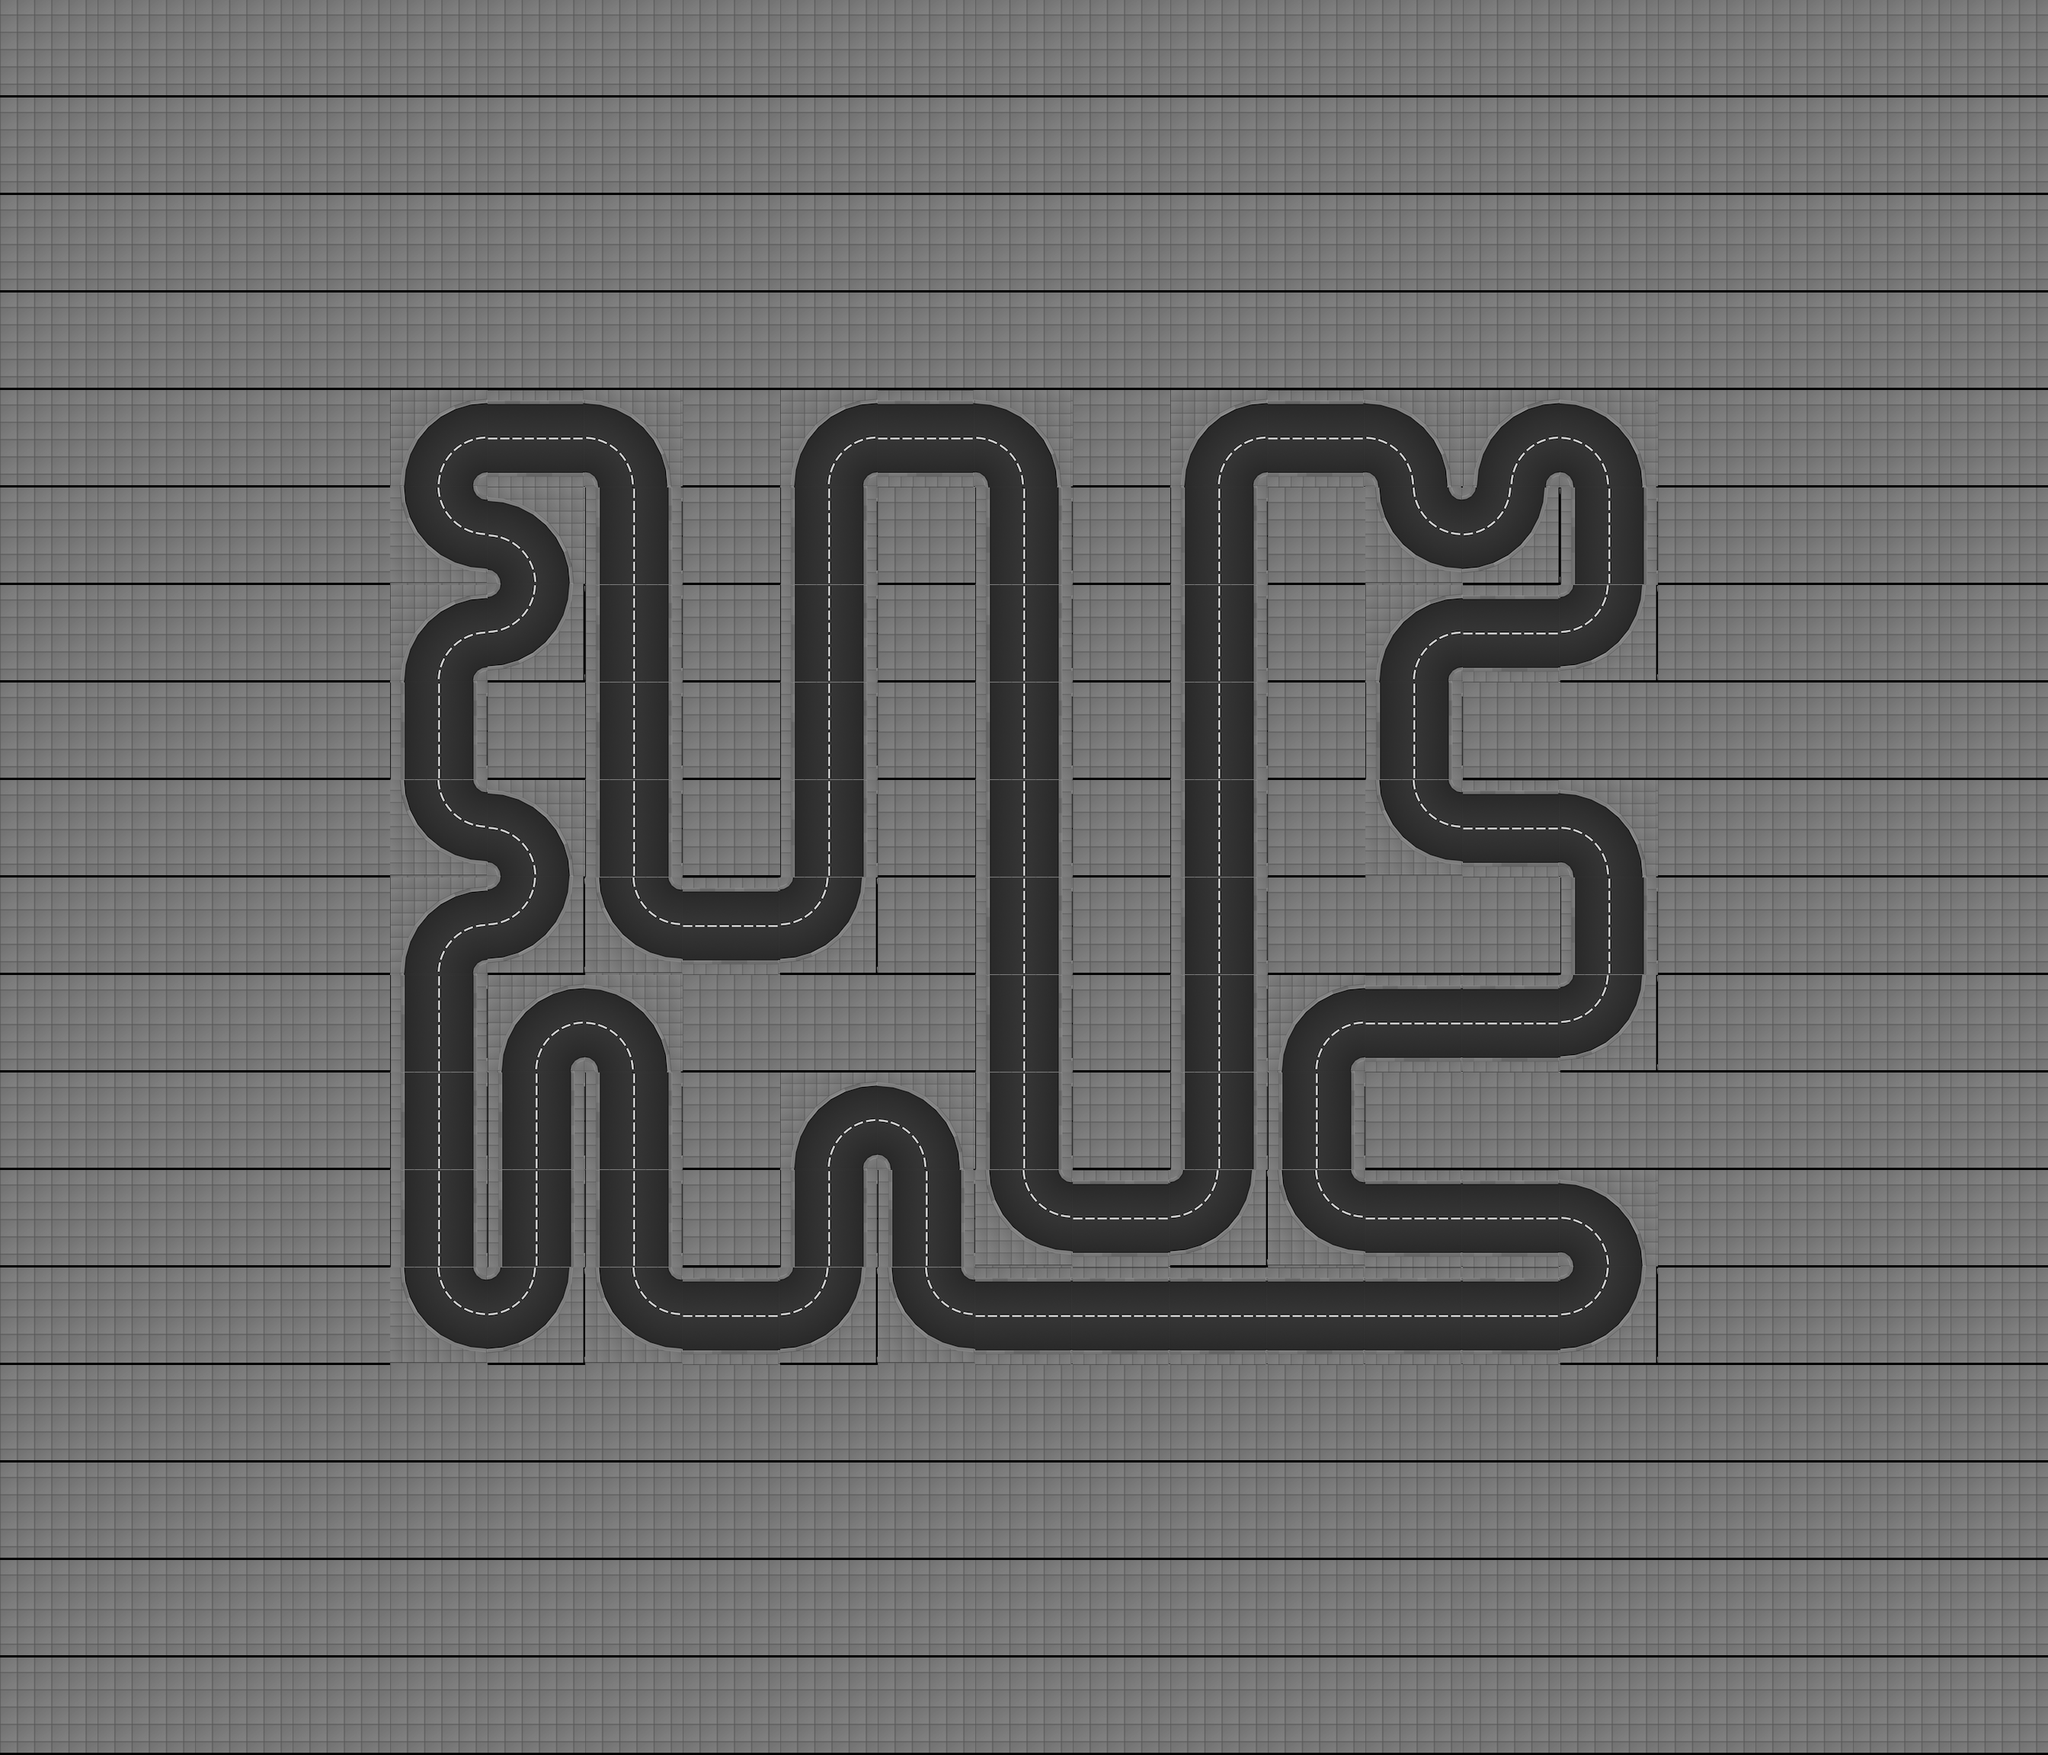

A level layout from a 2D game, rendered from its tile map. Below: a short description, then the map file with tile-grid data replaced by summaries:
An orthogonal 21x18 tile map with 128x128 px tiles, 1 tile layer (track), 2 tilesets and 459 objects (23x appartment_roof_01, 13x office_05_ground_floor, 13x office_05_floor, 12x office_06_ground_floor, 12x office_06_floor, ...).

<map height="18" infinite="0" nextlayerid="1" nextobjectid="1" orientation="orthogonal" renderorder="right-down" tiledversion="1.2.2" tileheight="128" tilewidth="128" version="1.2" width="21"><tileset firstgid="1" source="../../gbResources/set_tiles.tsx" /><tileset firstgid="134" source="../../gbResources/set_objects.tsx" /><layer height="18" id="1" name="track" width="21"><data>[378 cells, 378 non-empty, 7 distinct tile ids]</data></layer><objectgroup id="1" name="walls"><object id="1" x="512" y="640"><polyline points="16,0 32,-64 64,-96 128,-112" /></object><object id="2" x="512" y="640"><polyline points="112,0 114,-8 120,-14 128,-16" /></object><object id="3" x="512" y="768"><polyline points="16,-128 32,-64 64,-32 128,-16" /></object><object id="4" x="512" y="768"><polyline points="112,-128 114,-120 120,-114 128,-112" /></object><object id="5" x="512" y="896"><polyline points="16,0 32,-64 64,-96 128,-112" /></object><object id="6" x="512" y="896"><polyline points="112,0 114,-8 120,-14 128,-16" /></object><object id="7" x="512" y="960.0"><polyline points="16,-64 16,64" /></object><object id="8" x="512" y="960.0"><polyline points="112,-64 112,64" /></object><object id="9" x="512" y="1152"><polyline points="16,-128 32,-64 64,-32 128,-16" /></object><object id="10" x="512" y="1152"><polyline points="112,-128 114,-120 120,-114 128,-112" /></object><object id="11" x="512" y="1280"><polyline points="16,0 32,-64 64,-96 128,-112" /></object><object id="12" x="512" y="1280"><polyline points="112,0 114,-8 120,-14 128,-16" /></object><object id="13" x="512" y="1344.0"><polyline points="16,-64 16,64" /></object><object id="14" x="512" y="1344.0"><polyline points="112,-64 112,64" /></object><object id="15" x="512" y="1472.0"><polyline points="16,-64 16,64" /></object><object id="16" x="512" y="1472.0"><polyline points="112,-64 112,64" /></object><object id="17" x="512" y="1600.0"><polyline points="16,-64 16,64" /></object><object id="18" x="512" y="1600.0"><polyline points="112,-64 112,64" /></object><object id="19" x="512" y="1792"><polyline points="16,-128 32,-64 64,-32 128,-16" /></object><object id="20" x="512" y="1792"><polyline points="112,-128 114,-120 120,-114 128,-112" /></object><object id="21" x="640" y="592.0"><polyline points="0,-64 128,-64" /></object><object id="22" x="640" y="560.0"><polyline points="0,64 128,64" /></object><object id="23" x="640" y="768"><polyline points="0,-112 64,-96 96,-64 112,0" /></object><object id="24" x="640" y="768"><polyline points="0,-16 8,-14 14,-8 16,0" /></object><object id="25" x="640" y="896"><polyline points="112,-128 96,-64 64,-32 0,-16" /></object><object id="26" x="640" y="896"><polyline points="16,-128 14,-120 8,-114 0,-112" /></object><object id="27" x="640" y="1152"><polyline points="0,-112 64,-96 96,-64 112,0" /></object><object id="28" x="640" y="1152"><polyline points="0,-16 8,-14 14,-8 16,0" /></object><object id="29" x="640" y="1280"><polyline points="112,-128 96,-64 64,-32 0,-16" /></object><object id="30" x="640" y="1280"><polyline points="16,-128 14,-120 8,-114 0,-112" /></object><object id="31" x="640" y="1408"><polyline points="16,0 32,-64 64,-96 128,-112" /></object><object id="32" x="640" y="1408"><polyline points="112,0 114,-8 120,-14 128,-16" /></object><object id="33" x="640" y="1472.0"><polyline points="16,-64 16,64" /></object><object id="34" x="640" y="1472.0"><polyline points="112,-64 112,64" /></object><object id="35" x="640" y="1600.0"><polyline points="16,-64 16,64" /></object><object id="36" x="640" y="1600.0"><polyline points="112,-64 112,64" /></object><object id="37" x="640" y="1792"><polyline points="112,-128 96,-64 64,-32 0,-16" /></object><object id="38" x="640" y="1792"><polyline points="16,-128 14,-120 8,-114 0,-112" /></object><object id="39" x="768" y="640"><polyline points="0,-112 64,-96 96,-64 112,0" /></object><object id="40" x="768" y="640"><polyline points="0,-16 8,-14 14,-8 16,0" /></object><object id="41" x="768" y="704.0"><polyline points="16,-64 16,64" /></object><object id="42" x="768" y="704.0"><polyline points="112,-64 112,64" /></object><object id="43" x="768" y="832.0"><polyline points="16,-64 16,64" /></object><object id="44" x="768" y="832.0"><polyline points="112,-64 112,64" /></object><object id="45" x="768" y="960.0"><polyline points="16,-64 16,64" /></object><object id="46" x="768" y="960.0"><polyline points="112,-64 112,64" /></object><object id="47" x="768" y="1088.0"><polyline points="16,-64 16,64" /></object><object id="48" x="768" y="1088.0"><polyline points="112,-64 112,64" /></object><object id="49" x="768" y="1280"><polyline points="16,-128 32,-64 64,-32 128,-16" /></object><object id="50" x="768" y="1280"><polyline points="112,-128 114,-120 120,-114 128,-112" /></object><object id="51" x="768" y="1408"><polyline points="0,-112 64,-96 96,-64 112,0" /></object><object id="52" x="768" y="1408"><polyline points="0,-16 8,-14 14,-8 16,0" /></object><object id="53" x="768" y="1472.0"><polyline points="16,-64 16,64" /></object><object id="54" x="768" y="1472.0"><polyline points="112,-64 112,64" /></object><object id="55" x="768" y="1600.0"><polyline points="16,-64 16,64" /></object><object id="56" x="768" y="1600.0"><polyline points="112,-64 112,64" /></object><object id="57" x="768" y="1792"><polyline points="16,-128 32,-64 64,-32 128,-16" /></object><object id="58" x="768" y="1792"><polyline points="112,-128 114,-120 120,-114 128,-112" /></object><object id="59" x="896" y="1232.0"><polyline points="0,-64 128,-64" /></object><object id="60" x="896" y="1200.0"><polyline points="0,64 128,64" /></object><object id="61" x="896" y="1744.0"><polyline points="0,-64 128,-64" /></object><object id="62" x="896" y="1712.0"><polyline points="0,64 128,64" /></object><object id="63" x="1024" y="640"><polyline points="16,0 32,-64 64,-96 128,-112" /></object><object id="64" x="1024" y="640"><polyline points="112,0 114,-8 120,-14 128,-16" /></object><object id="65" x="1024" y="704.0"><polyline points="16,-64 16,64" /></object><object id="66" x="1024" y="704.0"><polyline points="112,-64 112,64" /></object><object id="67" x="1024" y="832.0"><polyline points="16,-64 16,64" /></object><object id="68" x="1024" y="832.0"><polyline points="112,-64 112,64" /></object><object id="69" x="1024" y="960.0"><polyline points="16,-64 16,64" /></object><object id="70" x="1024" y="960.0"><polyline points="112,-64 112,64" /></object><object id="71" x="1024" y="1088.0"><polyline points="16,-64 16,64" /></object><object id="72" x="1024" y="1088.0"><polyline points="112,-64 112,64" /></object><object id="73" x="1024" y="1280"><polyline points="112,-128 96,-64 64,-32 0,-16" /></object><object id="74" x="1024" y="1280"><polyline points="16,-128 14,-120 8,-114 0,-112" /></object><object id="75" x="1024" y="1536"><polyline points="16,0 32,-64 64,-96 128,-112" /></object><object id="76" x="1024" y="1536"><polyline points="112,0 114,-8 120,-14 128,-16" /></object><object id="77" x="1024" y="1600.0"><polyline points="16,-64 16,64" /></object><object id="78" x="1024" y="1600.0"><polyline points="112,-64 112,64" /></object><object id="79" x="1024" y="1792"><polyline points="112,-128 96,-64 64,-32 0,-16" /></object><object id="80" x="1024" y="1792"><polyline points="16,-128 14,-120 8,-114 0,-112" /></object></objectgroup><objectgroup id="2" name="route"><!-- 1 objects omitted --></objectgroup><objectgroup id="3" name="lights"><!-- 94 objects omitted --></objectgroup><objectgroup id="4" name="slow_motion_triggers"><!-- 40 objects omitted --></objectgroup><objectgroup id="5" name="speed_up_triggers"><!-- 6 objects omitted --></objectgroup><objectgroup id="6" name="buildings"><!-- 126 objects omitted --></objectgroup><objectgroup id="7" name="spawners"><!-- 4 objects omitted --></objectgroup></map>
<!-- 379 of 459 objects omitted -->
